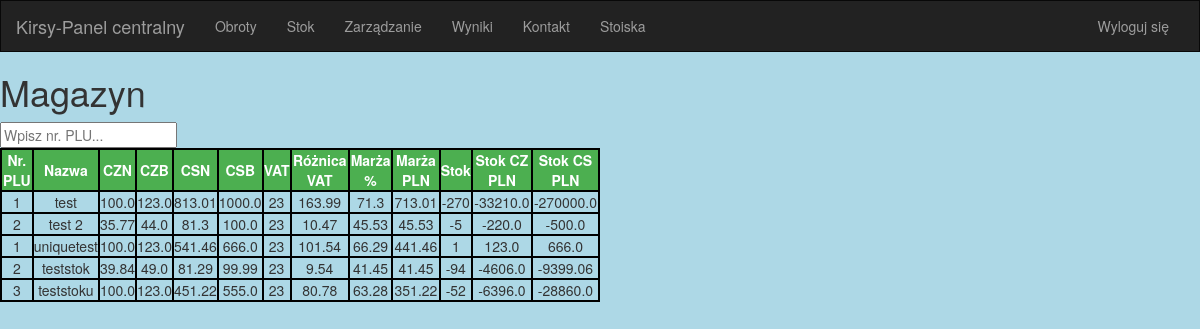
The app's page /kirsy/panelcentralny/stok/ (signed in), older data.
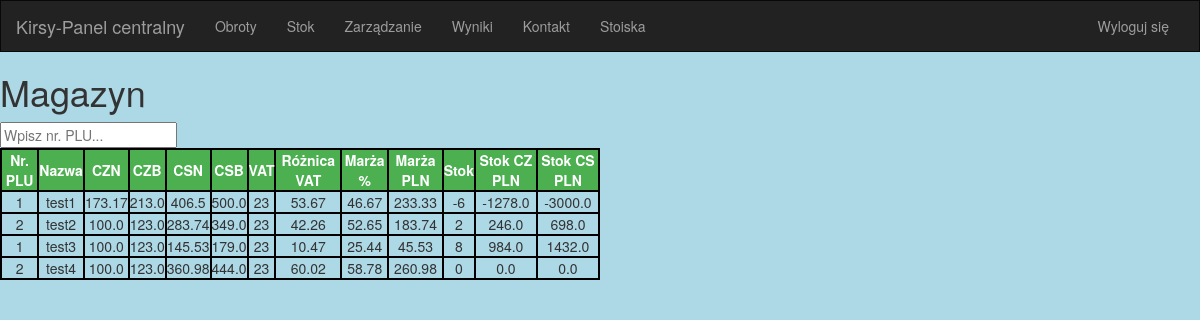
The same page, newer data.
### panel/models.py (models this page shows, shortened)
class Product(models.Model):
    VAT_CHOICES = (
        ('23', 23),
        ('8', 8),
        ('5', 5),
        ('0', 0),
    )
    STATUS_CHOICES = (
        ('AC', 'AC'),
        ('NC', 'NC'),
    )
    art_name = models.CharField('Nazwa artykułu: ', max_length=100)
    plu_num = models.IntegerField('Nr. PLU', default=0)
    sales_price_brutto = models.FloatField('CSB: ', null=True)
    sales_price_netto = models.FloatField('CSN: ', null=True)
    last_price = models.FloatField('Ostatnia cena sprzedaży: ', null=True)
    purchase_price_brutto = models.FloatField('CZB: ', null=True)
    purchase_price_netto = models.FloatField('CZN: ', null=True)
    vat_difference = models.FloatField('Różnica VAT: ', null=True)
    vat_value = models.CharField(choices=VAT_CHOICES, max_length=3, default=23)
    entry_date = models.DateField('Data wejścia: ')
    margin = models.FloatField('Marża: ', null=True)
    zloty_margin = models.FloatField('Marża PLN: ', null=True)
    stock = models.IntegerField('Stan: ', default=0)
    stock_cs_pln = models.FloatField('Stok CS PLN: ', null=True)
    stock_cz_pln = models.FloatField('Stok CZ PLN: ', null=True)
    decote = models.IntegerField('Dekot: ', default=0)
    product_status = models.CharField(choices=STATUS_CHOICES, default='AC', max_length=2)
    quantity_sold = models.IntegerField('Sprzedana ilość', default=0)
    temporary_quantity = models.IntegerField('Tymczasowa ilość', default=0)
    history = HistoricalRecords()
    owner = models.ForeignKey(Group, on_delete=models.CASCADE)
    owner_name = models.CharField('Nazwa grupy: ', max_length=255)
    price_raw_variance = models.FloatField(null=True)
    price_percentage_variance = models.FloatField(default=0.0)
    price_changes = models.IntegerField(default=0)
    class Meta:
        verbose_name = 'Produkt'
        verbose_name_plural = 'Produkty'
    """def update_price(self, price):
        if price != self.sales_price_brutto:
            self.last_price = self.sales_price_brutto
            self.sales_price_brutto = price
            if self.sales_price_brutto and self.last_price:
                self.price_raw_variance = self.sales_price_brutto - self.last_price
                if self.sales_price_brutto > 0 and self.last_price > 0:
                    if self.last_price < self.sales_price_brutto:
                        self.price_percentage_variance = self.last_price / self.sales_price_brutto
                        self.price_percentage_variance = 1.0 - self.price_percentage_variance
                    elif self.last_price > self.sales_price_brutto:
                        self.price_percentage_variance = self.sales_price_brutto / self.last_price
                        self.price_percentage_variance = self.price_percentage_variance - 1.0
                else:
                    self.price_percentage_variance = 0.0
            else:
                self.price_raw_variance = None
                self.price_percentage_variance = 0.0
            self.price_changes = self.price_changes.count()
            self.save()
            PriceHistory(product=self, price=price).save()"""
    def get_current_price_display(self):
        return format_currency(self.sales_price_brutto)
    get_current_price_display.allow_tags = True
    get_current_price_display.short_description = 'CSB: '
    csb = property(get_current_price_display)
    def get_vat_display(self):
        return format_vat(self.vat_value)
    get_vat_display.allow_tags = True
    get_vat_display.short_description = 'VAT: '
    vat_display = property(get_vat_display)
    def get_decote_display(self):
        decote_value = 0
        actual_date = datetime.today()
        actual_month = actual_date.month
        entry_month = self.entry_date.strftime('%m')
        entry_month = int(entry_month)
        if entry_month in decote_dict:
            entry_month = decote_dict[entry_month]
        if actual_month - entry_month <= 2:
            return decote_value
        elif actual_month - entry_month > 2:
            for i in range(actual_month - entry_month):
                decote_value += 10
        return decote_value
    """get_decote_display.allow_tags = True
    get_decote_display.short_description = 'Dekot: '
    decot = property(get_decote_display)"""

### panel/views.py (the view)
@login_required(login_url='/login')
def stock(request):
    try:
        stocks = Product.objects.only('plu_num', 'art_name', 'purchase_price_netto', 'purchase_price_brutto',
                                       'sales_price_netto', 'sales_price_brutto', 'vat_value', 'vat_difference',
                                       'margin', 'zloty_margin', 'stock', 'stock_cz_pln', 'stock_cs_pln')
    except Product.DoesNotExist:
        raise Http404('Products can\'t be found')
    return render(request, 'panel/central_stock.html', {'stocks': stocks})

### panel/templates/panel/central_stock.html (shortened to what this page needs)
{% extends 'panel/basecentral.html' %}
{% block content %}
<h1>Magazyn</h1>
<body>
    <input type="text" id="stocksInput" onkeyup="stocksFunction()" placeholder="Wpisz nr. PLU...">
    <table id="stocksTable">
        <tr>
            <th>Nr. PLU</th>
            <th>Nazwa</th>
            <th>CZN</th>
            <th>CZB</th>
            <th>CSN</th>
            <th>CSB</th>
            <th>VAT</th>
            <th>Różnica VAT</th>
            <th>Marża %</th>
            <th>Marża PLN</th>
            <th>Stok</th>
            <th>Stok CZ PLN</th>
            <th>Stok CS PLN</th>
        </tr>
        {% for field in stocks %}
            <tr>
                <td>{{ field.plu_num }}</td>
                <td>{{ field.art_name }}</td>
                <td>{{ field.purchase_price_netto }}</td>
                <td>{{ field.purchase_price_brutto }}</td>
                <td>{{ field.sales_price_netto }}</td>
                <td>{{ field.sales_price_brutto }}</td>
                <td>{{ field.vat_value }}</td>
                <td>{{ field.vat_difference }}</td>
                <td>{{ field.margin }}</td>
                <td>{{ field.zloty_margin }}</td>
                <td>{{ field.stock }}</td>
                <td>{{ field.stock_cz_pln }}</td>
                <td>{{ field.stock_cs_pln }}</td>
            </tr>
        {% endfor %}
    </table>
</body>
{% endblock %}

### panel/templates/panel/basecentral.html (shortened to what this page needs)
{% load static %}
<!DOCTYPE html>
<html lang="en">
<head>
    <link rel="stylesheet" href="https://maxcdn.bootstrapcdn.com/bootstrap/3.3.7/css/bootstrap.min.css">
    <link rel="stylesheet" type="text/css" href="{% static 'panel/style.css' %}" />
</head>
<body>
    <nav class="nav navbar navbar-inverse">
        <div class="container-fluid">
            <div class="navbar=header">
                <a class="navbar-brand" href="{% url 'panel:Panel centralny' %}">Kirsy-Panel centralny</a>
            </div>
            <div class="collapse navbar-collapse">
                <ul class="nav navbar-nav">
                    <li>
                        <a href="{% url 'panel:Obroty' %}" class="button">Obroty</a>
                    </li>
                    <li>
                        <a href="{% url 'panel:Stok' %}" class="button">Stok</a>
                    </li>
                    <li>
                        <a href="{% url 'panel:Zarządzanie' %}" class="button">Zarządzanie</a>
                    </li>
                    <li>
                        <a href="{% url 'panel:Wyniki' %}" class="button">Wyniki</a>
                    </li>
                    <li>
                        <a href="{% url 'panel:Kontakt' %}" class="button">Kontakt</a>
                    </li>
                    <li>
                        <a href="{% url 'panel:Stoiska' %}" class="button">Stoiska</a>
                    </li>
                </ul>
                <ul class="nav navbar-nav navbar-right">
                    <li>
                        {% if user.is_authenticated %}
                            <a href="{% url 'logout' %}">Wyloguj się</a>
                        {% else %}
                            <a href="{% url 'login' %}">Zaloguj się</a>
                        {% endif %}
                    </li>
                </ul>
            </div>
        </div>
    </nav>
</body>
{% block content %}
{% endblock %}
</html>

### panel/static/panel/style.css (style rules this page uses)
table { border-collapse: collapse; border: 2px solid black; width: 50% }
th { border: 2px solid black; background-color: #4CAF50; color: white; text-align: center; }
td { border: 2px solid black; text-align: center; }
body { background: lightblue; }
.navbar { border-radius: 0; }

Row changes from the older to the newer data that the page shows:
removed Product: plu_num "1", art_name "test", purchase_price_netto "100.0", purchase_price_brutto "123.0", sales_price_netto "813.01", sales_price_brutto "1000.0", vat_value "23", vat_difference "163.99", margin "71.3", zloty_margin "713.01", stock "-270", stock_cz_pln "-33210.0", stock_cs_pln "-270000.0"
removed Product: plu_num "2", art_name "test 2", purchase_price_netto "35.77", purchase_price_brutto "44.0", sales_price_netto "81.3", sales_price_brutto "100.0", vat_value "23", vat_difference "10.47", margin "45.53", zloty_margin "45.53", stock "-5", stock_cz_pln "-220.0", stock_cs_pln "-500.0"
removed Product: plu_num "1", art_name "uniquetest", purchase_price_netto "100.0", purchase_price_brutto "123.0", sales_price_netto "541.46", sales_price_brutto "666.0", vat_value "23", vat_difference "101.54", margin "66.29", zloty_margin "441.46", stock "1", stock_cz_pln "123.0", stock_cs_pln "666.0"
removed Product: plu_num "2", art_name "teststok", purchase_price_netto "39.84", purchase_price_brutto "49.0", sales_price_netto "81.29", sales_price_brutto "99.99", vat_value "23", vat_difference "9.54", margin "41.45", zloty_margin "41.45", stock "-94", stock_cz_pln "-4606.0", stock_cs_pln "-9399.06"
removed Product: plu_num "3", art_name "teststoku", purchase_price_netto "100.0", purchase_price_brutto "123.0", sales_price_netto "451.22", sales_price_brutto "555.0", vat_value "23", vat_difference "80.78", margin "63.28", zloty_margin "351.22", stock "-52", stock_cz_pln "-6396.0", stock_cs_pln "-28860.0"
added Product: plu_num "1", art_name "test1", purchase_price_netto "173.17", purchase_price_brutto "213.0", sales_price_netto "406.5", sales_price_brutto "500.0", vat_value "23", vat_difference "53.67", margin "46.67", zloty_margin "233.33", stock "-6", stock_cz_pln "-1278.0", stock_cs_pln "-3000.0"
added Product: plu_num "2", art_name "test2", purchase_price_netto "100.0", purchase_price_brutto "123.0", sales_price_netto "283.74", sales_price_brutto "349.0", vat_value "23", vat_difference "42.26", margin "52.65", zloty_margin "183.74", stock "2", stock_cz_pln "246.0", stock_cs_pln "698.0"
added Product: plu_num "1", art_name "test3", purchase_price_netto "100.0", purchase_price_brutto "123.0", sales_price_netto "145.53", sales_price_brutto "179.0", vat_value "23", vat_difference "10.47", margin "25.44", zloty_margin "45.53", stock "8", stock_cz_pln "984.0", stock_cs_pln "1432.0"
added Product: plu_num "2", art_name "test4", purchase_price_netto "100.0", purchase_price_brutto "123.0", sales_price_netto "360.98", sales_price_brutto "444.0", vat_value "23", vat_difference "60.02", margin "58.78", zloty_margin "260.98", stock "0", stock_cz_pln "0.0", stock_cs_pln "0.0"
